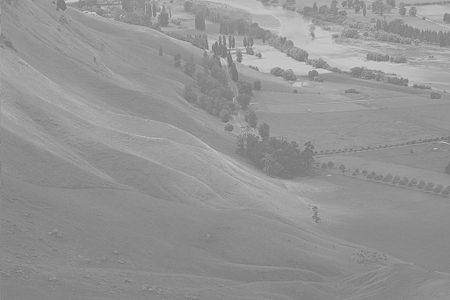
//> input picture opencv/data/hawkes.bmp, 450 x 300 px
$ ./23_hsitogram   (built with g++ and OpenCV 4)
//> lines starting //> are read from the running program, lines starting //| are printed output that depends on the picture
#include </home/lws/kulws2025/kubig2025/opencv/part2/color.hpp>
#include <iostream>
#include <opencv2/freetype.hpp>
#include <opencv2/opencv.hpp>
#include <thread>

using namespace std;
using namespace cv;

String folderPath = "/home/lws/kulws2025/kubig2025/opencv/data/";

Mat calcGrayHist(const Mat &img)
{
    CV_Assert(img.type() == CV_8UC1);

    Mat hist;
    int channel[] = {0};
    int dims = 1;
    const int histSize[] = {256};
    float graylevel[] = {0, 256};
    const float *ranges[] = {graylevel};

    calcHist(&img, 1, channel, noArray(), hist, dims, histSize, ranges);

    return hist;
}

Mat getGrayHistImage(const Mat &hist)
{
    CV_Assert(hist.type() == CV_32FC1);     // gray 스케일 확인 에러 발생!
    CV_Assert(hist.size() == Size(1, 256)); // histogram 인지 확인!

    double histMax;
    minMaxLoc(hist, 0, &histMax);

    Mat imgHist(100, 256, CV_8UC1, Scalar(255));
    for (int i = 0; i < 256; ++i)
    {
        line(imgHist, Point(i, 100), Point(i, 100 - (cvRound(hist.at<float>(i, 0))) / histMax * 100), black);
    }
    return imgHist;
}

int main()
{
    Mat img = imread(folderPath + "hawkes.bmp", IMREAD_GRAYSCALE);
//> img is the input picture: 300 rows x 450 cols, CV_8UC1; min 107, max 218, mean 148
    namedWindow("img");
    Mat img2 = img + 100; // bright
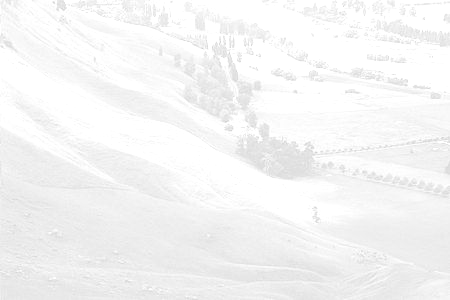
//> img2: 300 rows x 450 cols, CV_8UC1; min 207, max 255, mean 244.8
    Mat img3 = 2.f * img; // contrast 대조
    Mat img4 = img + (img - 128) * 1.f;
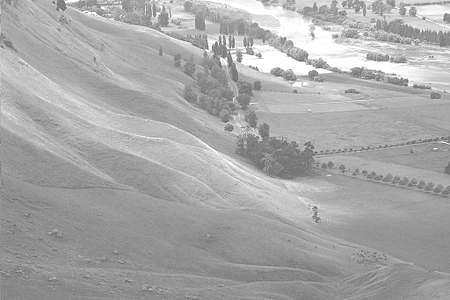
//> img4: 300 rows x 450 cols, CV_8UC1; min 86, max 255, mean 167.7

    double min, max;
    minMaxLoc(img, &min, &max);
//> min = 107; max = 218

    Mat img5 = (img - min) * 255 / (max - min); // stretching
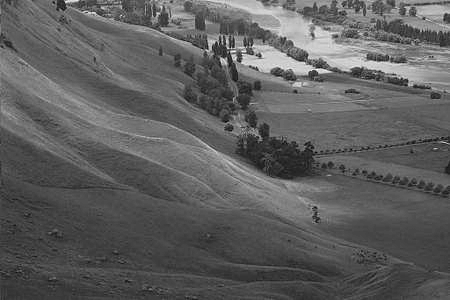
//> img5: 300 rows x 450 cols, CV_8UC1; min 0, max 255, mean 94.1

    Mat img6;
    equalizeHist(img, img6); // 히스토 평활화!
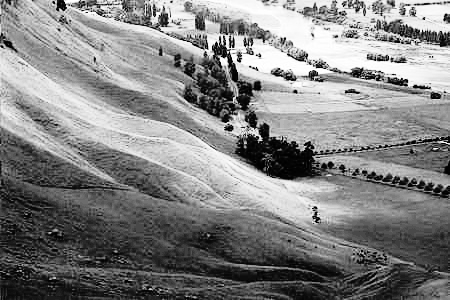
//> img6: 300 rows x 450 cols, CV_8UC1; min 0, max 255, mean 130.5

    // histgram 만들기
    imshow("hist-img", getGrayHistImage(calcGrayHist(img)));
//> in calcGrayHist, `calcHist(&img, 1, channel, noArray(), hist, dims, histSize, ranges);`: hist = 256 values, max 5765 at index 138, min 0 at index 0, mean 527.3
//> in getGrayHistImage, `minMaxLoc(hist, 0, &histMax);`: histMax = 5765
//> (the run ends here: the program needs code that is not available in this run, at `line(imgHist, Point(i, 100), Point(i, 100 - (cvRound(hist.at<float>(i,..`)
